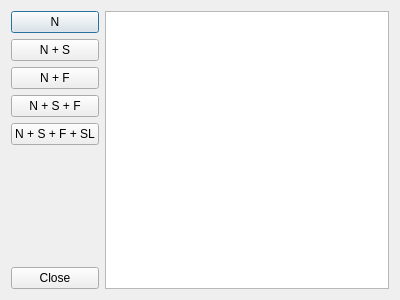
<?xml version="1.0" encoding="UTF-8"?>
<ui version="4.0">
 <class>DecoratorDemoDialog</class>
 <widget class="QDialog" name="DecoratorDemoDialog">
  <property name="geometry">
   <rect>
    <x>0</x>
    <y>0</y>
    <width>400</width>
    <height>300</height>
   </rect>
  </property>
  <property name="windowTitle">
   <string>Dialog</string>
  </property>
  <layout class="QHBoxLayout" name="horizontalLayout">
   <item>
    <layout class="QVBoxLayout" name="verticalLayout">
     <item>
      <widget class="QPushButton" name="btnN">
       <property name="text">
        <string>N</string>
       </property>
      </widget>
     </item>
     <item>
      <widget class="QPushButton" name="btnNS">
       <property name="text">
        <string>N + S</string>
       </property>
      </widget>
     </item>
     <item>
      <widget class="QPushButton" name="btnNF">
       <property name="text">
        <string>N + F</string>
       </property>
      </widget>
     </item>
     <item>
      <widget class="QPushButton" name="btnNSF">
       <property name="text">
        <string>N + S + F</string>
       </property>
      </widget>
     </item>
     <item>
      <widget class="QPushButton" name="btnNSFSL">
       <property name="text">
        <string>N + S + F + SL</string>
       </property>
      </widget>
     </item>
     <item>
      <spacer name="verticalSpacer">
       <property name="orientation">
        <enum>Qt::Vertical</enum>
       </property>
       <property name="sizeHint" stdset="0">
        <size>
         <width>20</width>
         <height>40</height>
        </size>
       </property>
      </spacer>
     </item>
     <item>
      <widget class="QPushButton" name="btnClose">
       <property name="text">
        <string>Close</string>
       </property>
      </widget>
     </item>
    </layout>
   </item>
   <item>
    <widget class="QTextEdit" name="txtConsole"/>
   </item>
  </layout>
 </widget>
 <resources/>
 <connections>
  <connection>
   <sender>btnClose</sender>
   <signal>clicked()</signal>
   <receiver>DecoratorDemoDialog</receiver>
   <slot>reject()</slot>
   <hints>
    <hint type="sourcelabel">
     <x>51</x>
     <y>275</y>
    </hint>
    <hint type="destinationlabel">
     <x>42</x>
     <y>223</y>
    </hint>
   </hints>
  </connection>
 </connections>
</ui>
